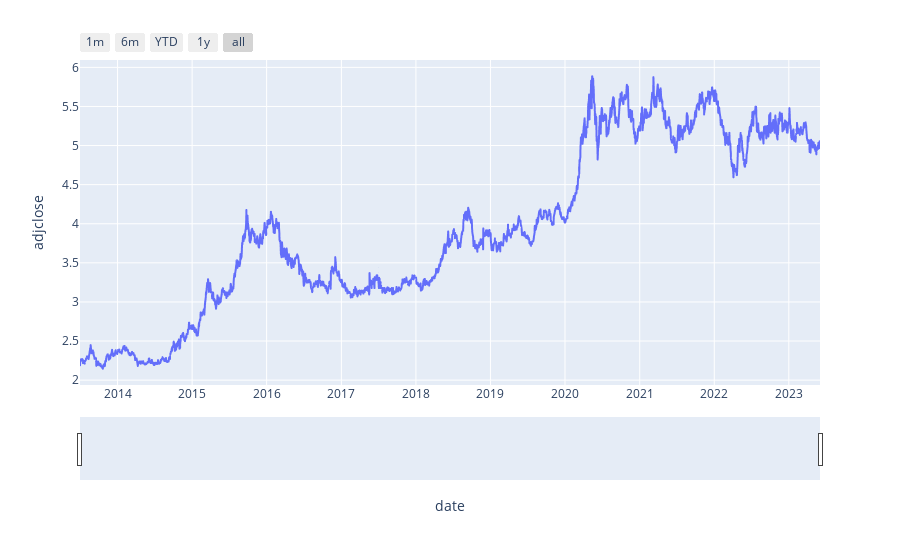

This figure's notebook cell:
### Code cell
#Plot
fig = px.line(data, x='date', y='adjclose')

fig.update_xaxes(
    rangeslider_visible=True,
    rangeselector=dict(
        buttons=list([
            dict(count=1, label="1m", step="month", stepmode="backward"),
            dict(count=6, label="6m", step="month", stepmode="backward"),
            dict(count=1, label="YTD", step="year", stepmode="todate"),
            dict(count=1, label="1y", step="year", stepmode="backward"),
            dict(step="all")
        ])
    )
)

### Figure 1 — Plotly figure (JSON) as saved in the notebook; plotly's stock layout.template omitted (floating-point values rounded to 4 significant figures; data arrays with more than 128 entries replaced by an {"elided": "..."} marker saying what was removed)
{"data": [{"hovertemplate": "date=%{x}<br>adjclose=%{y}<extra></extra>", "legendgroup": "", "line": {"color": "#636efa", "dash": "solid"}, "marker": {"symbol": "circle"}, "mode": "lines", "name": "", "showlegend": false, "type": "scattergl", "x": {"elided": "2586 str values"}, "xaxis": "x", "y": {"elided": "2586 float values"}, "yaxis": "y"}], "layout": {"legend": {"tracegroupgap": 0}, "margin": {"t": 60}, "xaxis": {"anchor": "y", "domain": [0, 1], "rangeselector": {"buttons": [{"count": 1, "label": "1m", "step": "month", "stepmode": "backward"}, {"count": 6, "label": "6m", "step": "month", "stepmode": "backward"}, {"count": 1, "label": "YTD", "step": "year", "stepmode": "todate"}, {"count": 1, "label": "1y", "step": "year", "stepmode": "backward"}, {"step": "all"}]}, "rangeslider": {"visible": true}, "title": {"text": "date"}}, "yaxis": {"anchor": "x", "domain": [0, 1], "title": {"text": "adjclose"}}}}
